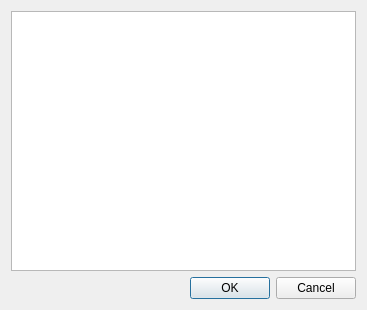
<ui version="4.0" >
 <class>SetColumnDialog</class>
 <widget class="QDialog" name="SetColumnDialog" >
  <property name="geometry" >
   <rect>
    <x>0</x>
    <y>0</y>
    <width>367</width>
    <height>310</height>
   </rect>
  </property>
  <property name="windowTitle" >
   <string>Dialog</string>
  </property>
  <layout class="QGridLayout" name="gridLayout" >
   <item row="0" column="0" >
    <widget class="QTreeView" name="_column_list" >
     <property name="editTriggers" >
      <set>QAbstractItemView::NoEditTriggers</set>
     </property>
     <property name="alternatingRowColors" >
      <bool>true</bool>
     </property>
     <property name="rootIsDecorated" >
      <bool>false</bool>
     </property>
     <property name="itemsExpandable" >
      <bool>false</bool>
     </property>
     <property name="sortingEnabled" >
      <bool>false</bool>
     </property>
     <property name="headerHidden" >
      <bool>true</bool>
     </property>
    </widget>
   </item>
   <item row="1" column="0" >
    <widget class="QDialogButtonBox" name="_button_box" >
     <property name="orientation" >
      <enum>Qt::Horizontal</enum>
     </property>
     <property name="standardButtons" >
      <set>QDialogButtonBox::Cancel|QDialogButtonBox::Ok</set>
     </property>
    </widget>
   </item>
  </layout>
 </widget>
 <resources/>
 <connections>
  <connection>
   <sender>_button_box</sender>
   <signal>accepted()</signal>
   <receiver>SetColumnDialog</receiver>
   <slot>accept()</slot>
   <hints>
    <hint type="sourcelabel" >
     <x>248</x>
     <y>254</y>
    </hint>
    <hint type="destinationlabel" >
     <x>157</x>
     <y>274</y>
    </hint>
   </hints>
  </connection>
  <connection>
   <sender>_button_box</sender>
   <signal>rejected()</signal>
   <receiver>SetColumnDialog</receiver>
   <slot>reject()</slot>
   <hints>
    <hint type="sourcelabel" >
     <x>316</x>
     <y>260</y>
    </hint>
    <hint type="destinationlabel" >
     <x>286</x>
     <y>274</y>
    </hint>
   </hints>
  </connection>
 </connections>
</ui>
